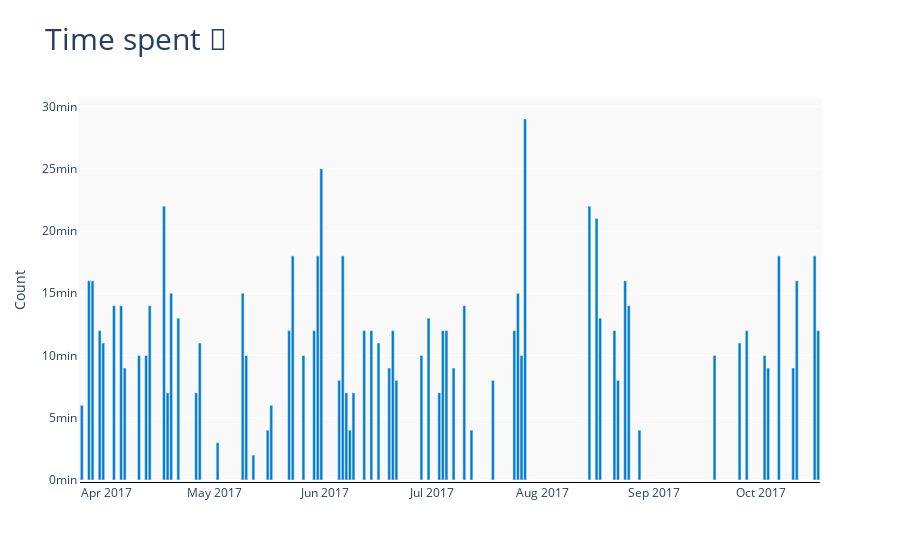

The notebook cell saved with this chart:
### Code cell
buckets = dict([(seconds, int(seconds / 60)) for seconds in range(0, 2000, 60)[1:]])
x_data, y_data = [], []
for key, values in content.items():
    x_data.append(key)
    total_seconds = sum(map(lambda v: v.total_seconds(), values))
    for seconds, legend in buckets.items():
        if total_seconds < seconds:
            y_data.append(legend)
            break
            
fig = go.Figure(
    layout={
        "title": "Time spent 🚽",
        "title_font_size": 30,
        "plot_bgcolor": "rgba(236, 236, 236, 0.3)",
        "xaxis": {
            "title": " ",
            "linecolor": "#000",
            "linewidth": 1,
        },
        "yaxis": {
            "title": "Count",
            "ticksuffix": "min"
        },
        "width":825,
        "margin":{
            "b":80,
            "l":80,
            "r":80,
            "t":100,
            "pad":2
       },
    }
)
fig.add_trace(go.Bar(
    x=x_data,
    y=y_data,
    marker_color='rgb(0, 125, 209)'
))
fig.show()
print(fig.to_json())

### Figure 1 — Plotly figure (JSON) as saved in the notebook; plotly's stock layout.template omitted (floating-point values rounded to 4 significant figures)
{"data": [{"marker": {"color": "rgb(0, 125, 209)"}, "type": "bar", "x": ["2017-03-25", "2017-03-27", "2017-03-28", "2017-03-30", "2017-03-31", "2017-04-03", "2017-04-05", "2017-04-06", "2017-04-10", "2017-04-12", "2017-04-13", "2017-04-17", "2017-04-18", "2017-04-19", "2017-04-21", "2017-04-26", "2017-04-27", "2017-05-02", "2017-05-09", "2017-05-10", "2017-05-12", "2017-05-16", "2017-05-17", "2017-05-22", "2017-05-23", "2017-05-26", "2017-05-29", "2017-05-30", "2017-05-31", "2017-06-05", "2017-06-06", "2017-06-07", "2017-06-08", "2017-06-09", "2017-06-12", "2017-06-14", "2017-06-16", "2017-06-19", "2017-06-20", "2017-06-21", "2017-06-28", "2017-06-30", "2017-07-03", "2017-07-04", "2017-07-05", "2017-07-07", "2017-07-10", "2017-07-12", "2017-07-18", "2017-07-24", "2017-07-25", "2017-07-26", "2017-07-27", "2017-08-14", "2017-08-16", "2017-08-17", "2017-08-21", "2017-08-22", "2017-08-24", "2017-08-25", "2017-08-28", "2017-09-18", "2017-09-25", "2017-09-27", "2017-10-02", "2017-10-03", "2017-10-06", "2017-10-10", "2017-10-11", "2017-10-16", "2017-10-17"], "y": [6, 16, 16, 12, 11, 14, 14, 9, 10, 10, 14, 22, 7, 15, 13, 7, 11, 3, 15, 10, 2, 4, 6, 12, 18, 10, 12, 18, 25, 8, 18, 7, 4, 7, 12, 12, 11, 9, 12, 8, 10, 13, 7, 12, 12, 9, 14, 4, 8, 12, 15, 10, 29, 22, 21, 13, 12, 8, 16, 14, 4, 10, 11, 12, 10, 9, 18, 9, 16, 18, 12]}], "layout": {"autosize": true, "margin": {"b": 80, "l": 80, "pad": 2, "r": 80, "t": 100}, "plot_bgcolor": "rgba(236, 236, 236, 0.3)", "title": {"font": {"size": 30}, "text": "Time spent 🚽"}, "xaxis": {"autorange": true, "linecolor": "#000", "linewidth": 1, "range": ["2017-03-24 12:00", "2017-10-17 12:00"], "title": {"text": " "}, "type": "date"}, "yaxis": {"autorange": true, "range": [0, 30.53], "ticksuffix": "min", "title": {"text": "Count"}, "type": "linear"}}}
